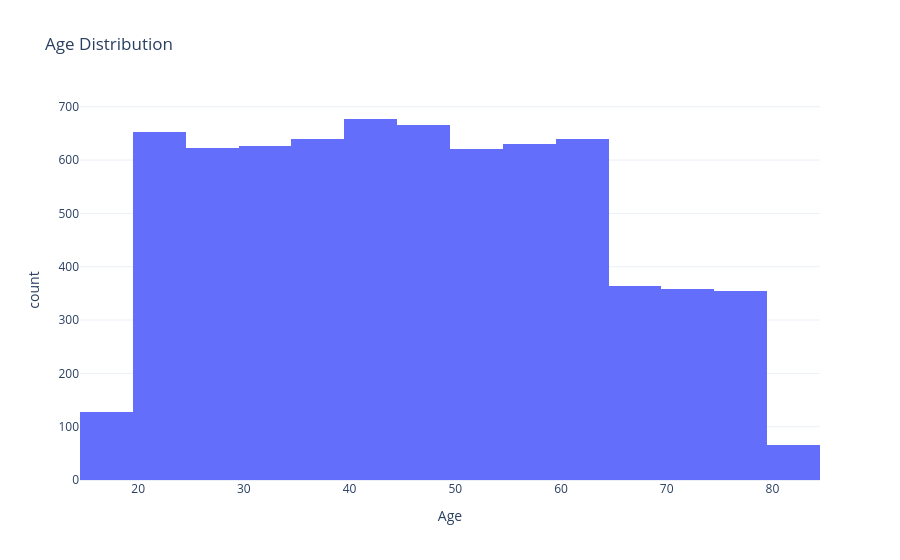

This figure's notebook cell:
### Markdown cell above
##  Age Distribution

### Code cell
fig = px.histogram(
    df,
    x="Age",
    nbins=30,
    title="Age Distribution"
)

fig.update_layout(template="plotly_white")

fig.show()

### Figure 1 — Plotly figure (JSON) as saved in the notebook; plotly's stock layout.template omitted (floating-point values rounded to 4 significant figures; data arrays with more than 128 entries replaced by an {"elided": "..."} marker saying what was removed)
{"data": [{"bingroup": "x", "hovertemplate": "Age=%{x}<br>count=%{y}<extra></extra>", "legendgroup": "", "marker": {"color": "#636efa", "pattern": {"shape": ""}}, "name": "", "nbinsx": 30, "orientation": "v", "showlegend": false, "type": "histogram", "x": {"elided": "7043 int values"}, "xaxis": "x", "yaxis": "y"}], "layout": {"barmode": "relative", "legend": {"tracegroupgap": 0}, "title": {"text": "Age Distribution"}, "xaxis": {"anchor": "y", "domain": [0, 1], "title": {"text": "Age"}}, "yaxis": {"anchor": "x", "domain": [0, 1], "title": {"text": "count"}}}}
